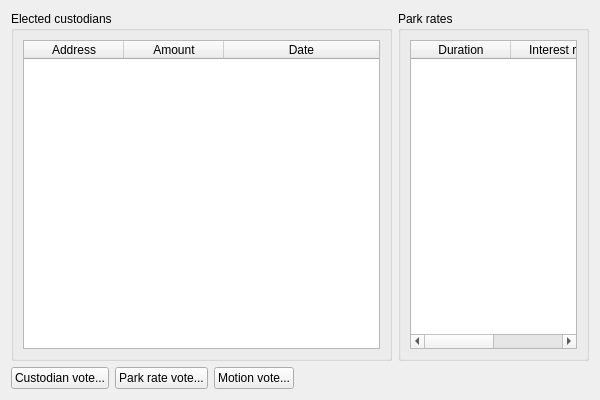
<?xml version="1.0" encoding="UTF-8"?>
<ui version="4.0">
 <class>VotePage</class>
 <widget class="QWidget" name="VotePage">
  <property name="geometry">
   <rect>
    <x>0</x>
    <y>0</y>
    <width>600</width>
    <height>400</height>
   </rect>
  </property>
  <property name="windowTitle">
   <string>Form</string>
  </property>
  <property name="layoutDirection">
   <enum>Qt::LeftToRight</enum>
  </property>
  <layout class="QVBoxLayout" name="verticalLayout">
   <item>
    <layout class="QHBoxLayout" name="horizontalLayout_2">
     <item>
      <widget class="QGroupBox" name="groupBox">
       <property name="sizePolicy">
        <sizepolicy hsizetype="Preferred" vsizetype="Preferred">
         <horstretch>4</horstretch>
         <verstretch>0</verstretch>
        </sizepolicy>
       </property>
       <property name="title">
        <string>Elected custodians</string>
       </property>
       <layout class="QVBoxLayout" name="verticalLayout_3">
        <item>
         <widget class="QTableWidget" name="custodianTable">
          <attribute name="horizontalHeaderStretchLastSection">
           <bool>true</bool>
          </attribute>
          <attribute name="verticalHeaderVisible">
           <bool>false</bool>
          </attribute>
          <column>
           <property name="text">
            <string>Address</string>
           </property>
          </column>
          <column>
           <property name="text">
            <string>Amount</string>
           </property>
          </column>
          <column>
           <property name="text">
            <string>Date</string>
           </property>
          </column>
         </widget>
        </item>
       </layout>
      </widget>
     </item>
     <item>
      <widget class="QGroupBox" name="groupBox_2">
       <property name="sizePolicy">
        <sizepolicy hsizetype="Preferred" vsizetype="Preferred">
         <horstretch>2</horstretch>
         <verstretch>0</verstretch>
        </sizepolicy>
       </property>
       <property name="title">
        <string>Park rates</string>
       </property>
       <layout class="QVBoxLayout" name="verticalLayout_4">
        <item>
         <widget class="QTableWidget" name="parkRateTable">
          <attribute name="horizontalHeaderStretchLastSection">
           <bool>true</bool>
          </attribute>
          <attribute name="verticalHeaderVisible">
           <bool>false</bool>
          </attribute>
          <column>
           <property name="text">
            <string>Duration</string>
           </property>
          </column>
          <column>
           <property name="text">
            <string>Interest rate</string>
           </property>
          </column>
         </widget>
        </item>
       </layout>
      </widget>
     </item>
    </layout>
   </item>
   <item>
    <layout class="QHBoxLayout" name="horizontalLayout">
     <item>
      <widget class="QPushButton" name="custodianVote">
       <property name="text">
        <string>Custodian vote...</string>
       </property>
       <property name="icon">
        <iconset resource="../bitcoin.qrc">
         <normaloff>:/icons/edit</normaloff>:/icons/edit</iconset>
       </property>
      </widget>
     </item>
     <item>
      <widget class="QPushButton" name="parkRateVote">
       <property name="text">
        <string>Park rate vote...</string>
       </property>
       <property name="icon">
        <iconset resource="../bitcoin.qrc">
         <normaloff>:/icons/edit</normaloff>:/icons/edit</iconset>
       </property>
      </widget>
     </item>
     <item>
      <widget class="QPushButton" name="motionVote">
       <property name="text">
        <string>Motion vote...</string>
       </property>
       <property name="icon">
        <iconset resource="../bitcoin.qrc">
         <normaloff>:/icons/edit</normaloff>:/icons/edit</iconset>
       </property>
      </widget>
     </item>
     <item>
      <spacer name="horizontalSpacer">
       <property name="orientation">
        <enum>Qt::Horizontal</enum>
       </property>
       <property name="sizeHint" stdset="0">
        <size>
         <width>40</width>
         <height>20</height>
        </size>
       </property>
      </spacer>
     </item>
    </layout>
   </item>
  </layout>
 </widget>
 <resources>
  <include location="../bitcoin.qrc"/>
 </resources>
 <connections/>
</ui>
